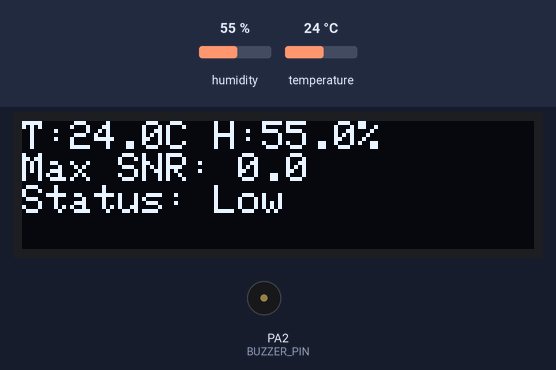
Simulated run of this sketch. Board: STM32 Blue Pill. Parts: 128×32 one-colour display, buzzer (waves = sounding, pin HIGH). Inputs (shaded band) come from the test bench; at power-on: humidity 55 %, temperature 24 °C.

Above: at 3.8 s.
3.9 s: humidity set to 22 %
At 6.5 s:
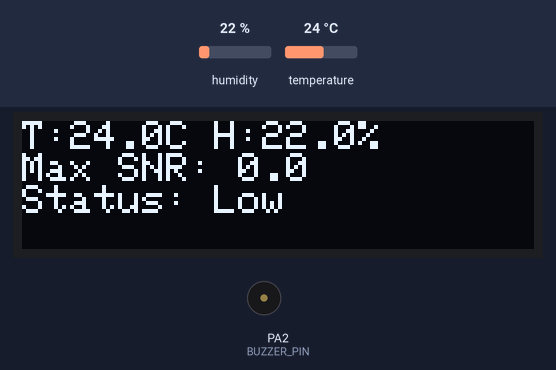
7.8 s: temperature set to 12 °C
At 10.1 s:
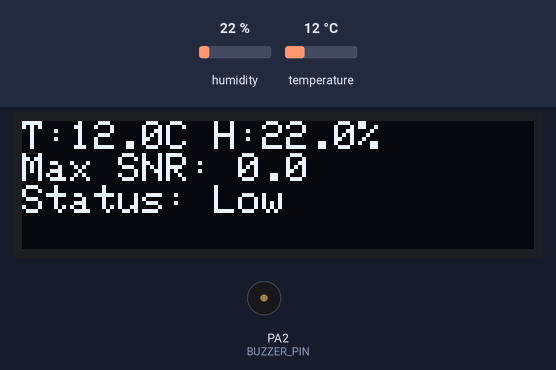
11.7 s: humidity set to 40 %
At 12.5 s:
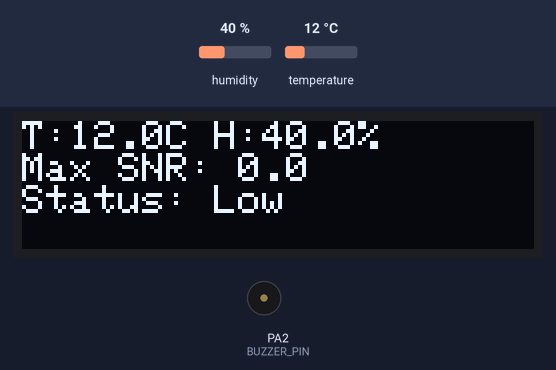
15.6 s: temperature set to 19 °C
At 19.7 s:
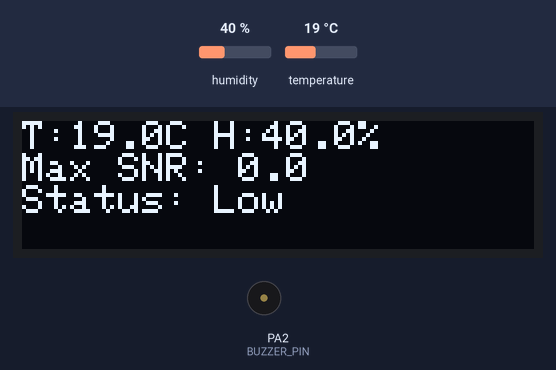
Timing chart, 0 to 20.7 s (numbered marks = the images above; inputs shaded):
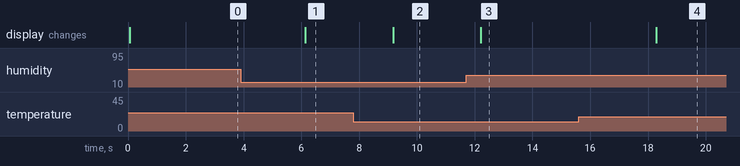

Measured:
- after the input at 3.9 s, the display: changes after 2.2 s (image 1)
- after the input at 7.8 s, the display: changes after 1.4 s (image 2)
- after the input at 11.7 s, the display: changes after 0.51 s (image 3)
- after the input at 15.6 s, the display: changes after 2.7 s (image 4)

The sketch:

Project.ino
```cpp
#include <Wire.h>
#include <Adafruit_SSD1306.h>
#include <DHT.h>

#include "neural_network.h"

// OLED Configuration
#define SCREEN_WIDTH 128
#define SCREEN_HEIGHT 32
Adafruit_SSD1306 display(SCREEN_WIDTH, SCREEN_HEIGHT, &Wire, -1);

// Sensor Configuration
#define DHTPIN PA1
#define DHTTYPE DHT11
DHT dht(DHTPIN, DHTTYPE);

#define BUZZER_PIN PA2

// SNR Storage
float snr_values[15];

// Function Prototype
void read_snr_from_gps(float snr_array[15]);
float get_max_snr(float snr_array[15]);

// SETUP
void setup()
{
    Serial.begin(9600);   // GPS UART

    dht.begin();
    pinMode(BUZZER_PIN, OUTPUT);

    display.begin(SSD1306_SWITCHCAPVCC, 0x3C);
    display.clearDisplay();
    display.setTextSize(1);
    display.setTextColor(WHITE);
}

// LOOP
void loop()
{
    // Read SNR from GPS
    read_snr_from_gps(snr_values);

    // Get highest SNR
    float max_snr = get_max_snr(snr_values);

    // Predict Rain using Neural Network
    int result = predict_rain(snr_values);

    // Read Temperature & Humidity
    float humidity = dht.readHumidity();
    float temperature = dht.readTemperature();

    // Display on OLED
    display.clearDisplay();
    display.setCursor(0,0);

    display.print("T:");
    display.print(temperature,1);
    display.print("C ");

    display.print("H:");
    display.print(humidity,1);
    display.println("%");

    display.print("Max SNR: ");
    display.println(max_snr,1);

    display.print("Status: ");

    if(result == 0)
        display.println("Sunny");
    else if(result == 1)
        display.println("Low");
    else
        display.println("High");

    display.display();

    // Buzzer
    digitalWrite(BUZZER_PIN, (result == 2) ? HIGH : LOW);

    delay(3000);
}


float get_max_snr(float snr_array[15])
{
    float max_val = snr_array[0];

    for(int i = 1; i < 15; i++)
    {
        if(snr_array[i] > max_val)
            max_val = snr_array[i];
    }

    return max_val;
}


void read_snr_from_gps(float snr_array[15])
{
    for(int i = 0; i < 15; i++)
        snr_array[i] = 0;

    int index = 0;

    while(Serial.available() > 0)
    {
        String line = Serial.readStringUntil('\n');

        if(line.startsWith("$GPGSV"))
        {
            int field = 0;

            for(int i = 0; i < line.length(); i++)
            {
                if(line[i] == ',')
                {
                    field++;

                    if((field - 4) % 4 == 0 && field > 4)
                    {
                        int end = line.indexOf(',', i+1);
                        if(end == -1)
                            end = line.length();

                        String snr_str = line.substring(i+1, end);
                        snr_array[index++] = snr_str.toFloat();

                        if(index >= 15)
                            return;
                    }
                }
            }
        }
    }
}
```
